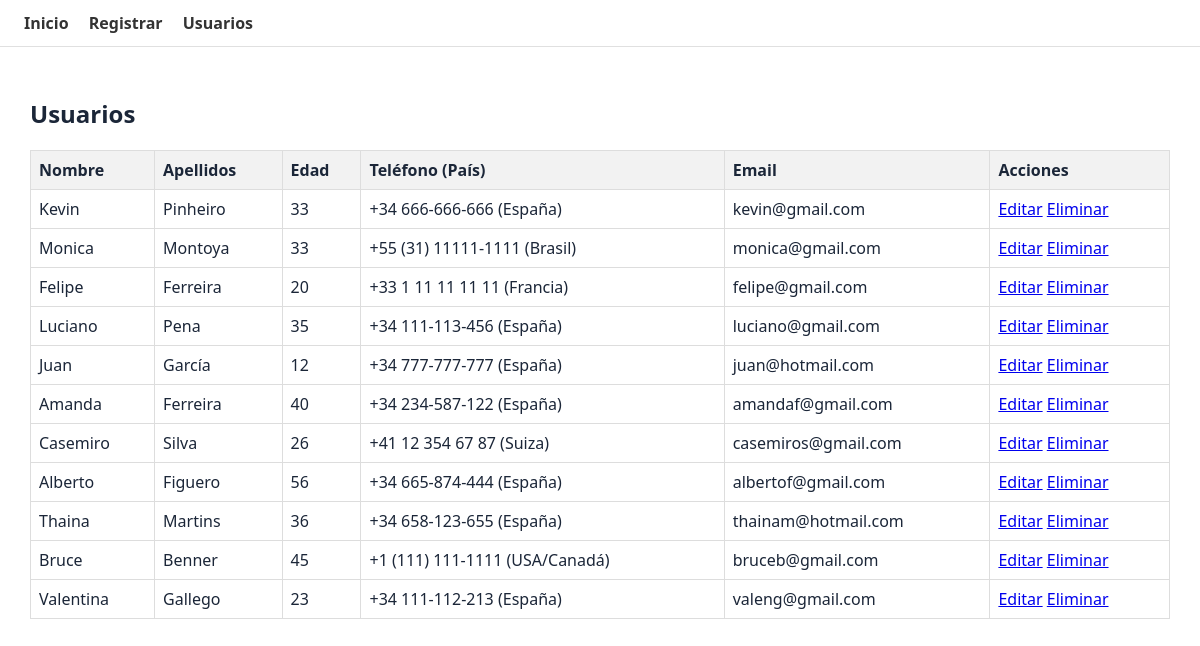
The page /usuarios on the database its author committed.
### app.py (models this page shows, shortened)
class Usuario(db.Model):
    id = db.Column(db.Integer, primary_key=True)
    email = db.Column(db.String(120), unique=True, nullable=False)
    nombre = db.Column(db.String(80), nullable=False)
    apellidos = db.Column(db.String(80), nullable=False)
    password = db.Column(db.String(200), nullable=False)
    telefono = db.Column(db.String(20), nullable=False)
    edad = db.Column(db.Integer, nullable=False)

### app.py (the view)
@app.route("/usuarios")
def tabla():
    usuarios = Usuario.query.all()
    paises = {
        '+34': 'España',
        '+1': 'USA/Canadá',
        '+44': 'Reino Unido',
        '+33': 'Francia',
        '+49': 'Alemania',
        '+39': 'Italia',
        '+31': 'Países Bajos',
        '+43': 'Austria',
        '+41': 'Suiza',
        '+55': 'Brasil',
        '+52': 'México',
        '+54': 'Argentina',
        '+56': 'Chile',
        '+57': 'Colombia',
        '+51': 'Perú',
        '+61': 'Australia',
        '+81': 'Japón',
        '+86': 'China',
        '+91': 'India',
        '+82': 'Corea del Sur'
    }
    usuarios_con_pais = []
    for u in usuarios:
        match = re.match(r'^(\+\d{1,3})', u.telefono.strip())
        prefijo = match.group(1) if match else None
        pais = paises.get(prefijo, 'Desconocido')
        usuarios_con_pais.append({
            'id': u.id,
            'email': u.email,
            'nombre': u.nombre,
            'apellidos': u.apellidos,
            'telefono': u.telefono,
            'edad': u.edad,
            'pais': pais
        })
    return render_template("tabla.html", usuarios=usuarios_con_pais)

### templates/tabla.html
{% extends "base.html" %}
{% block content %}
<h2>Usuarios</h2>
<table>
<tr>
    <th>Nombre</th>
    <th>Apellidos</th>
    <th>Edad</th>
    <th>Teléfono (País)</th>
    <th>Email</th>
    <th>Acciones</th>
</tr>
{% for u in usuarios %}
<tr>
    <td>{{ u.nombre }}</td>
    <td>{{ u.apellidos }}</td>
    <td>{{ u.edad }}</td>
    <td>{{ u.telefono }} ({{ u.pais }})</td>
    <td>{{ u.email }}</td>
    <td>
        <a href="/editar/{{ u.id }}">Editar</a>
        <a href="/eliminar/{{ u.id }}" onclick="return confirm('¿Seguro?')">Eliminar</a>
    </td>
</tr>
{% endfor %}
</table>
{% endblock %}

### templates/base.html (shortened to what this page needs)
<!DOCTYPE html>
<html lang="es">
<head>
    <link rel="stylesheet" href="{{ url_for('static', filename='style.css') }}">
</head>
<body>
<nav class="main-nav">
    <a href="/">Inicio</a>
    <a href="/registro">Registrar</a>
    <a href="/usuarios">Usuarios</a>
</nav>
<div class="container">
        {% block content %}{% endblock %}
</div>
</body>
</html>

### static/style.css (style rules this page uses)
.main-nav { background: white; border-bottom: 1px solid #e0e0e0; padding: 12px 24px; }
.main-nav a { color: #333; margin-right: 16px; text-decoration: none; font-weight: 600; transition: opacity 0.2s ease; }
.container { padding: 30px; }
table { background: white; width: 100%; border-collapse: collapse; }
table th, table td { border: 1px solid #ddd; padding: 8px; text-align: left; }
table th { background-color: #f2f2f2; }

### rows shown on the page
Usuario: nombre "Kevin", apellidos "Pinheiro", edad "33", telefono "+34 666-666-666", pais "España", email "kevin@gmail.com"
Usuario: nombre "Monica", apellidos "Montoya", edad "33", telefono "+55 (31) 11111-1111", pais "Brasil", email "monica@gmail.com"
Usuario: nombre "Felipe", apellidos "Ferreira", edad "20", telefono "+33 1 11 11 11 11", pais "Francia", email "felipe@gmail.com"
Usuario: nombre "Luciano", apellidos "Pena", edad "35", telefono "+34 111-113-456", pais "España", email "luciano@gmail.com"
Usuario: nombre "Juan", apellidos "García", edad "12", telefono "+34 777-777-777", pais "España", email "juan@hotmail.com"
Usuario: nombre "Amanda", apellidos "Ferreira", edad "40", telefono "+34 234-587-122", pais "España", email "amandaf@gmail.com"
Usuario: nombre "Casemiro", apellidos "Silva", edad "26", telefono "+41 12 354 67 87", pais "Suiza", email "casemiros@gmail.com"
Usuario: nombre "Alberto", apellidos "Figuero", edad "56", telefono "+34 665-874-444", pais "España", email "albertof@gmail.com"
Usuario: nombre "Thaina", apellidos "Martins", edad "36", telefono "+34 658-123-655", pais "España", email "thainam@hotmail.com"
Usuario: nombre "Bruce", apellidos "Benner", edad "45", telefono "+1 (111) 111-1111", pais "USA/Canadá", email "bruceb@gmail.com"
Usuario: nombre "Valentina", apellidos "Gallego", edad "23", telefono "+34 111-112-213", pais "España", email "valeng@gmail.com"
